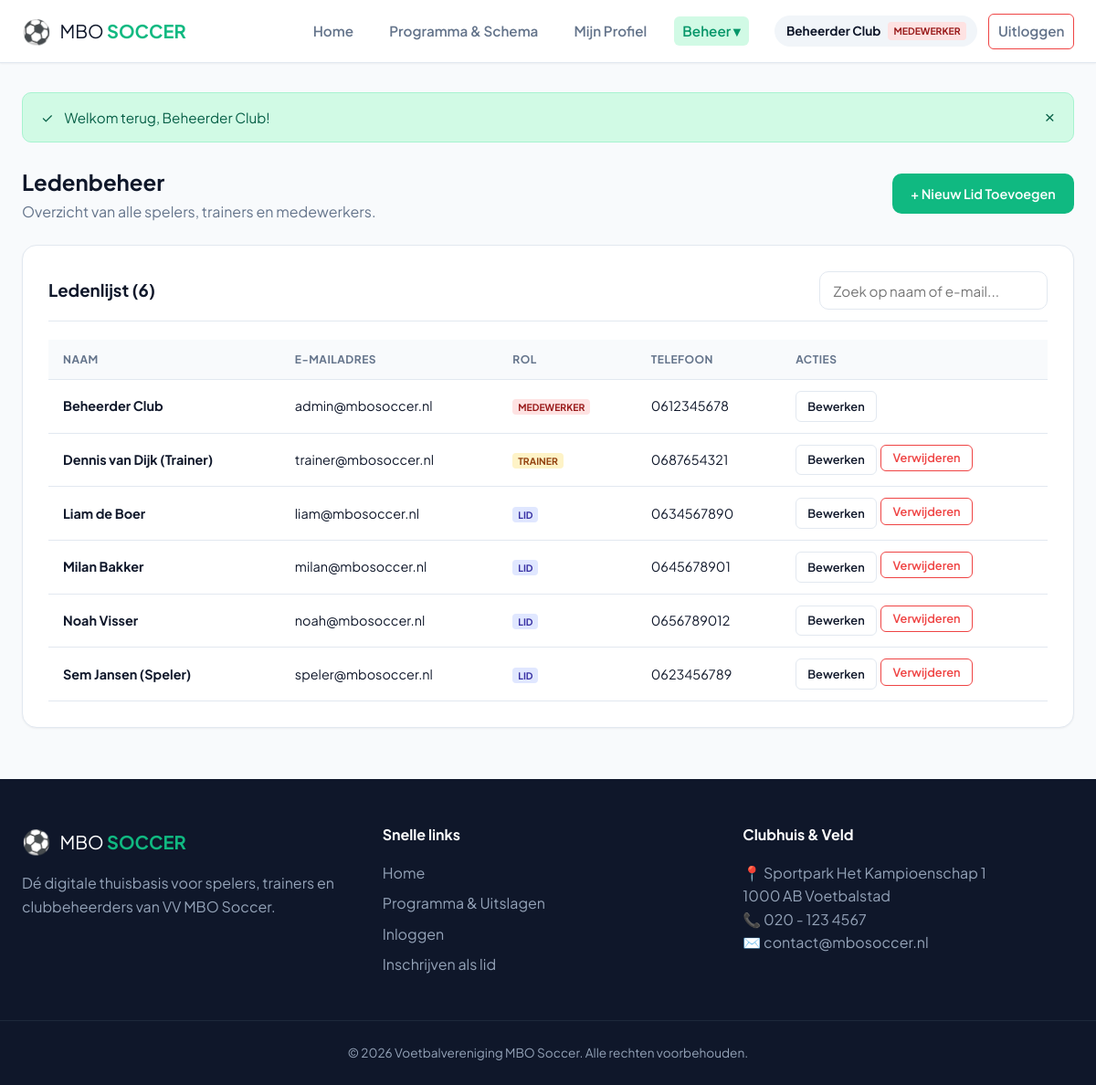
/admin/members.php (signed in), run on the app's committed database.
### tables this page shows
CREATE TABLE `users` (
    `id` INT AUTO_INCREMENT PRIMARY KEY,
    `name` VARCHAR(100) NOT NULL,
    `email` VARCHAR(150) NOT NULL UNIQUE,
    `password` VARCHAR(255) NOT NULL,
    `role` ENUM('lid', 'trainer', 'medewerker') NOT NULL DEFAULT 'lid',
    `phone` VARCHAR(20) NULL,
    `birthdate` DATE NULL,
    `created_at` TIMESTAMP DEFAULT CURRENT_TIMESTAMP
);

### includes/auth_check.php (called while the page is built, shortened)
<?php
function isLoggedIn(): bool {
    return isset($_SESSION['user_id']);
}
function currentUser(): ?array {
    return [
        'id' => $_SESSION['user_id'],
        'name' => $_SESSION['user_name'] ?? 'Gebruiker',
        'email' => $_SESSION['user_email'] ?? '',
        'role' => $_SESSION['user_role'] ?? 'lid'
    ];
}
function e($value): string {
    return htmlspecialchars((string)($value ?? ''), ENT_QUOTES, 'UTF-8');
}

### classes/User.php (called while the page is built, shortened)
<?php
require_once __DIR__ . '/../config/Database.php';
class User {
    private $db;
    public function __construct() {
        $this->db = Database::connect();
    }
    public function getAll(string $roleFilter = '') {
        $stmt = $this->db->query("SELECT * FROM users ORDER BY name ASC");
        return $stmt->fetchAll();
    }
}

### config/Database.php (called while the page is built, shortened)
<?php
class Database {
    private static $conn = null;
    public static function connect(): PDO {
        if (self::$conn === null) {
            $host = 'db';
            $dbname = 'phples';
            $username = 'root';
            $password = 'supergeheim';
            self::$conn = new PDO(
                "mysql:host=$host;dbname=$dbname;charset=utf8mb4",
                $username,
                $password,
                [
                    PDO::ATTR_ERRMODE => PDO::ERRMODE_EXCEPTION,
                    PDO::ATTR_DEFAULT_FETCH_MODE => PDO::FETCH_ASSOC
                ]
            );
        }
        return self::$conn;
    }
}

### admin/members.php (the view, shortened to what this page needs)
<?php
require_once __DIR__ . '/../includes/auth_check.php';
require_once __DIR__ . '/../classes/User.php';
$userModel = new User();
$action = $_GET['action'] ?? 'list';
$editId = isset($_GET['id']) ? (int)$_GET['id'] : 0;
$editUser = $editId > 0 ? $userModel->findById($editId) : null;
$roleFilter = $_GET['role'] ?? '';
$allMembers = $userModel->getAll($roleFilter);
require_once __DIR__ . '/../includes/header.php';
?>
<div style="display: flex; justify-content: space-between; align-items: center; margin-bottom: 1.5rem; flex-wrap: wrap; gap: 1rem;">
    <div>
        <h2>Ledenbeheer</h2>
        <p style="color: var(--text-muted);">Overzicht van alle spelers, trainers en medewerkers.</p>
    </div>
    <div>
        <?php if ($action === 'create' || $action === 'edit'): ?>
            <a href="/admin/members.php" class="btn btn-outline">← Terug naar ledenlijst</a>
        <?php else: ?>
            <a href="/admin/members.php?action=create" class="btn btn-primary">+ Nieuw Lid Toevoegen</a>
        <?php endif; ?>
    </div>
</div>
<?php if ($action === 'create' || $action === 'edit'): ?>
    <article class="card" style="max-width: 600px; margin: 0 auto;">
        <header class="card-header">
            <h3><?= $action === 'edit' ? 'Lid Bewerken' : 'Nieuw Lid Inschrijven' ?></h3>
        </header>
        <form method="POST" action="/admin/members.php<?= $editId ? '?id=' . $editId : '' ?>">
            <input type="hidden" name="form_action" value="save">
            <div class="form-grid">
                <p class="form-group">
                    <label for="name">Volledige Naam *</label>
                    <input type="text" id="name" name="name" class="form-control" required value="<?= e($editUser['name'] ?? '') ?>">
                </p>
                <p class="form-group">
                    <label for="email">E-mailadres *</label>
                    <input type="email" id="email" name="email" class="form-control" required value="<?= e($editUser['email'] ?? '') ?>">
                </p>
            </div>
            <div class="form-grid">
                <p class="form-group">
                    <label for="role">Rol</label>
                    <select name="role" id="role" class="form-control">
                        <option value="lid" <?= ($editUser['role'] ?? '') === 'lid' ? 'selected' : '' ?>>Lid (Speler)</option>
                        <option value="trainer" <?= ($editUser['role'] ?? '') === 'trainer' ? 'selected' : '' ?>>Trainer</option>
                        <option value="medewerker" <?= ($editUser['role'] ?? '') === 'medewerker' ? 'selected' : '' ?>>Clubmedewerker (Admin)</option>
                    </select>
                </p>
                <p class="form-group">
                    <label for="phone">Telefoonnummer</label>
                    <input type="tel" id="phone" name="phone" class="form-control" value="<?= e($editUser['phone'] ?? '') ?>">
                </p>
            </div>
            <p class="form-group">
                <label for="birthdate">Geboortedatum</label>
                <input type="date" id="birthdate" name="birthdate" class="form-control" value="<?= e($editUser['birthdate'] ?? '') ?>">
            </p>
            <?php if ($action === 'create'): ?>
                <p class="form-group">
                    <label for="password">Standaard Wachtwoord</label>
                    <input type="password" id="password" name="password" class="form-control" value="Welkom123!">
                </p>
            <?php endif; ?>
            <div style="display: flex; justify-content: flex-end; gap: 0.5rem; margin-top: 1rem;">
                <a href="/admin/members.php" class="btn btn-outline">Annuleren</a>
                <button type="submit" class="btn btn-primary">Opslaan</button>
            </div>
        </form>
    </article>
<?php else: ?>
    <article class="card">
        <header class="card-header">
            <h3>Ledenlijst (<?= count($allMembers) ?>)</h3>
            <input type="search" class="form-control" placeholder="Zoek op naam of e-mail..." data-table-filter="#membersTable" style="max-width: 250px;">
        </header>
        <div class="table-responsive">
            <table class="table" id="membersTable">
                <thead>
                    <tr>
                        <th>Naam</th>
                        <th>E-mailadres</th>
                        <th>Rol</th>
                        <th>Telefoon</th>
                        <th>Acties</th>
                    </tr>
                </thead>
                <tbody>
                    <?php if (empty($allMembers)): ?>
                        <tr><td colspan="5" style="color: var(--text-muted);">Geen leden gevonden.</td></tr>
                    <?php else: ?>
                        <?php foreach ($allMembers as $m): ?>
                            <tr>
                                <td><strong><?= e($m['name']) ?></strong></td>
                                <td><?= e($m['email']) ?></td>
                                <td><span class="role-badge role-<?= e($m['role']) ?>"><?= ucfirst(e($m['role'])) ?></span></td>
                                <td><?= e($m['phone'] ?: '-') ?></td>
                                <td>
                                    <div style="display: flex; gap: 0.3rem;">
                                        <a href="/admin/members.php?action=edit&id=<?= $m['id'] ?>" class="btn btn-sm btn-outline">Bewerken</a>
                                        <?php if ($m['id'] !== $_SESSION['user_id']): ?>
                                            <form method="POST" action="/admin/members.php" onsubmit="return confirm('Lid verwijderen?');" style="display:inline;">
                                                <button type="submit" class="btn btn-sm btn-outline-danger">Verwijderen</button>
                                            </form>
                                        <?php endif; ?>
                                    </div>
                                </td>
                            </tr>
                        <?php endforeach; ?>
                    <?php endif; ?>
                </tbody>
            </table>
        </div>
    </article>
<?php endif; ?>
<?php require_once __DIR__ . '/../includes/footer.php'; ?>

### includes/header.php (shortened to what this page needs)
<?php
require_once __DIR__ . '/auth_check.php';
$user = currentUser();
$currentPage = basename($_SERVER['PHP_SELF']);
?>
<!DOCTYPE html>
<html lang="nl">
<head>
    <link rel="stylesheet" href="/public/css/style.css">
</head>
<body>
    <header class="navbar">
        <div class="nav-container">
            <a href="/index.php" class="brand">
                <span class="brand-badge">⚽</span>
                <span class="brand-text">MBO <strong>SOCCER</strong></span>
            </a>
            <nav class="nav-links" id="navLinks">
                <a href="/index.php" class="<?= $currentPage === 'index.php' ? 'active' : '' ?>">Home</a>
                <a href="/schedule.php" class="<?= $currentPage === 'schedule.php' ? 'active' : '' ?>">Programma & Schema</a>
                <?php if ($user): ?>
                    <a href="/profile.php" class="<?= $currentPage === 'profile.php' ? 'active' : '' ?>">Mijn Profiel</a>
                    <?php if (in_array($user['role'], ['medewerker', 'trainer'])): ?>
                        <div class="dropdown">
                            <button class="dropdown-btn <?= str_starts_with($_SERVER['REQUEST_URI'], '/admin') ? 'active' : '' ?>">
                                Beheer ▾
                            </button>
                        </div>
                    <?php endif; ?>
                    <div class="nav-user">
                        <span class="user-chip">
                            <strong><?= e($user['name']) ?></strong>
                            <small class="role-badge role-<?= e($user['role']) ?>"><?= e(ucfirst($user['role'])) ?></small>
                        </span>
                        <a href="/logout.php" class="btn btn-outline-danger btn-sm">Uitloggen</a>
                    </div>
                <?php endif; ?>
            </nav>
        </div>
    </header>
    <main class="main-wrapper">
        <?php if (!empty($_SESSION['flash_success'])): ?>
            <aside class="alert alert-success" role="alert">
                <span>✓</span>
                <p><?= e($_SESSION['flash_success']) ?></p>
                <button type="button" class="alert-close" onclick="this.parentElement.remove()" aria-label="Sluiten">×</button>
            </aside>
        <?php endif; ?>

### data on the page
users: name "Beheerder Club", role "MEDEWERKER", email "admin@mbosoccer.nl", phone "0612345678"
users: name "Dennis van Dijk (Trainer)", email "trainer@mbosoccer.nl", role "TRAINER", phone "0687654321"
users: name "Liam de Boer", email "liam@mbosoccer.nl", role "LID", phone "0634567890"
users: name "Milan Bakker", email "milan@mbosoccer.nl", role "LID", phone "0645678901"
users: name "Noah Visser", email "noah@mbosoccer.nl", role "LID", phone "0656789012"
users: name "Sem Jansen (Speler)", email "speler@mbosoccer.nl", role "LID", phone "0623456789"

### other printed values
$_SESSION['flash_success'] "Welkom terug, Beheerder Club!"
count($allMembers) "6"
